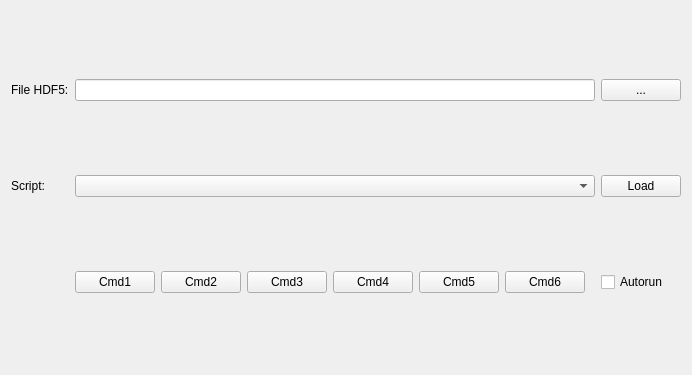
<?xml version="1.0" encoding="UTF-8"?>
<ui version="4.0">
 <class>Form</class>
 <widget class="QWidget" name="Form">
  <property name="geometry">
   <rect>
    <x>0</x>
    <y>0</y>
    <width>692</width>
    <height>375</height>
   </rect>
  </property>
  <property name="windowTitle">
   <string>Form</string>
  </property>
  <layout class="QGridLayout" name="gridLayout">
   <item row="3" column="6">
    <widget class="QPushButton" name="pushButton_cmd6">
     <property name="text">
      <string>Cmd6</string>
     </property>
    </widget>
   </item>
   <item row="3" column="3">
    <widget class="QPushButton" name="pushButton_cmd3">
     <property name="text">
      <string>Cmd3</string>
     </property>
    </widget>
   </item>
   <item row="3" column="1">
    <widget class="QPushButton" name="pushButton_cmd1">
     <property name="text">
      <string>Cmd1</string>
     </property>
    </widget>
   </item>
   <item row="1" column="8">
    <widget class="QPushButton" name="pushButton_fileBrowser">
     <property name="text">
      <string>...</string>
     </property>
    </widget>
   </item>
   <item row="5" column="0" colspan="9">
    <layout class="QGridLayout" name="gridLayout_placeholder"/>
   </item>
   <item row="3" column="4">
    <widget class="QPushButton" name="pushButton_cmd4">
     <property name="text">
      <string>Cmd4</string>
     </property>
    </widget>
   </item>
   <item row="1" column="0">
    <widget class="QLabel" name="label">
     <property name="text">
      <string>File HDF5:</string>
     </property>
    </widget>
   </item>
   <item row="3" column="5">
    <widget class="QPushButton" name="pushButton_cmd5">
     <property name="text">
      <string>Cmd5</string>
     </property>
    </widget>
   </item>
   <item row="3" column="2">
    <widget class="QPushButton" name="pushButton_cmd2">
     <property name="text">
      <string>Cmd2</string>
     </property>
    </widget>
   </item>
   <item row="1" column="1" colspan="7">
    <widget class="QLineEdit" name="lineEdit"/>
   </item>
   <item row="2" column="1" colspan="7">
    <widget class="QComboBox" name="comboBox_script"/>
   </item>
   <item row="2" column="8">
    <widget class="QPushButton" name="pushButton_cmdLoad">
     <property name="text">
      <string>Load</string>
     </property>
    </widget>
   </item>
   <item row="2" column="0">
    <widget class="QLabel" name="label_2">
     <property name="text">
      <string>Script:</string>
     </property>
    </widget>
   </item>
   <item row="3" column="8">
    <widget class="QCheckBox" name="checkBox_autorun">
     <property name="text">
      <string>Autorun</string>
     </property>
    </widget>
   </item>
  </layout>
 </widget>
 <resources/>
 <connections/>
</ui>
